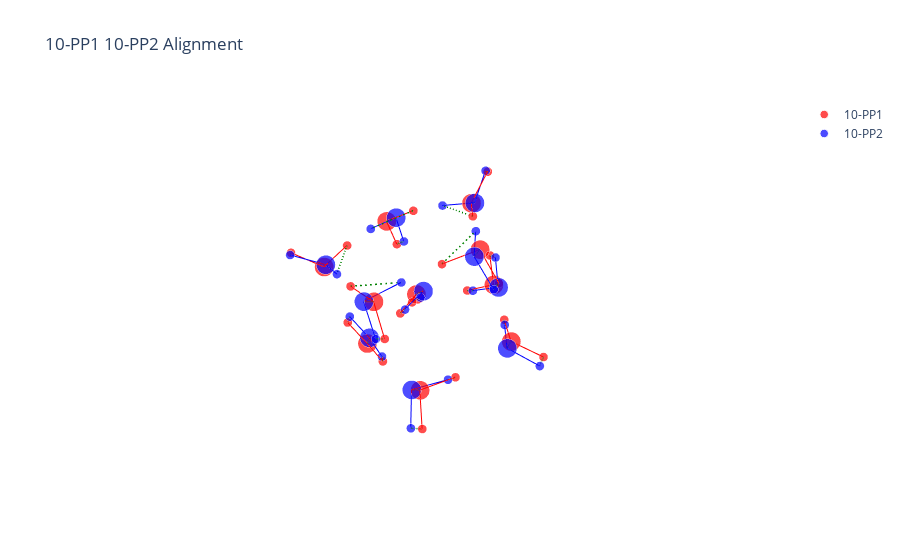

The code cell stored with this chart in its notebook:
### Markdown cell above
10-PP1, 10-PP2.

### Code cell
nameA = '10-PP1.xyz'
nameB = '10-PP2.xyz'
molA = next(pybel.readfile('xyz', os.path.join(data_path, nameA)))
molB = next(pybel.readfile('xyz', os.path.join(data_path, nameB)))
X_A, T_A, B_A = otm.tl.process_molecule(molA) 
X_B, T_B, B_B = otm.tl.process_molecule(molB)
assignment = otmol_center_res['assignment'][8]
X_B_aligned, _, _ = otm.tl.kabsch(X_A, X_B, otm.tl.permutation_to_matrix(assignment))
otm.pl.interactive_alignment_plot(X_A, X_B_aligned, T_A, T_B, B_A, B_B, assignment, '10-PP1', '10-PP2', save=True)

### Figure 1 — Plotly figure (JSON) as saved in the notebook; plotly's stock layout.template omitted (floating-point values rounded to 4 significant figures)
{"data": [{"marker": {"color": "red", "size": [13.2, 6.2, 6.2, 13.2, 6.2, 6.2, 13.2, 6.2, 6.2, 13.2, 6.2, 6.2, 13.2, 6.2, 6.2, 13.2, 6.2, 6.2, 13.2, 6.2, 6.2, 13.2, 6.2, 6.2, 13.2, 6.2, 6.2, 13.2, 6.2, 6.2], "symbol": "circle"}, "mode": "markers", "name": "10-PP1", "type": "scatter3d", "x": [1.741, 2.229, 0.8804, 1.32, 1.5, 1.691, -0.6898, -1.144, -1.356, -1.275, -0.3225, -1.54, 1.892, 0.9393, 2.403, -0.7244, -1.18, -1.047, -0.1016, -0.2925, 0.7988, -1.954, -2.485, -1.229, -2.423, -2.104, -2.465, 2.328, 2.269, 2.34], "y": [1.597, 2.183, 2.047, -1.189, -0.2297, -1.526, 2.595, 3.371, 1.85, -1.774, -1.529, -2.305, -2.005, -2.211, -2.743, -2.433, -1.691, -2.385, 1.801, 2.302, 1.435, -0.09294, -0.00054, 0.5923, 0.5917, -0.2091, 0.3224, 0.765, -0.2066, 1.076], "z": [-1.498, -2.089, -1.327, -1.917, -1.89, -1.077, -0.7222, -1.074, -0.7833, -1.695, -1.856, -2.456, 0.7286, 0.9337, 1.082, 1.033, 1.482, 0.113, 2.025, 1.212, 1.857, 1.997, 2.797, 2.075, -0.7035, -1.167, 0.2358, 1.23, 1.148, 0.3074]}, {"marker": {"color": "blue", "size": [13.2, 6.2, 6.2, 13.2, 6.2, 6.2, 13.2, 6.2, 6.2, 13.2, 6.2, 6.2, 13.2, 6.2, 6.2, 13.2, 6.2, 6.2, 13.2, 6.2, 6.2, 13.2, 6.2, 6.2, 13.2, 6.2, 6.2, 13.2, 6.2, 6.2], "symbol": "circle"}, "mode": "markers", "name": "10-PP2", "type": "scatter3d", "x": [2.409, 2.438, 1.667, 1.836, 1.052, 2.355, 1.111, 1.38, 1.476, -2.348, -2.148, -2.402, -1.515, -0.548, -1.866, 1.802, 2.5, 2.051, -0.4431, -1.192, -0.8142, -0.9843, -0.006376, -1.251, -1.97, -2.587, -1.583, 0.19, -0.04963, -0.5594], "y": [0.4858, 0.8553, 0.9847, 1.381, 1.941, 1.888, -1.355, -0.4161, -1.716, 0.8318, -0.01226, 0.5839, -1.676, -1.544, -2.2, -2.06, -2.615, -1.12, 2.659, 1.996, 3.484, -2.282, -2.303, -2.269, 0.01695, -0.1597, -0.8681, 1.88, 2.34, 1.27], "z": [1.13, 0.2296, 1.547, -1.579, -1.368, -2.214, -1.917, -1.904, -1.085, -0.6455, -1.098, 0.2991, -1.628, -1.83, -2.358, 0.7389, 1.107, 0.9764, -0.7639, -0.7932, -1.1, 1.118, 1.083, 0.1794, 2.033, 2.754, 1.788, 1.992, 1.168, 2.139]}, {"line": {"color": "red", "width": 2}, "mode": "lines", "showlegend": false, "type": "scatter3d", "x": [1.741, 2.229], "y": [1.597, 2.183], "z": [-1.498, -2.089]}, {"line": {"color": "red", "width": 2}, "mode": "lines", "showlegend": false, "type": "scatter3d", "x": [1.741, 0.8804], "y": [1.597, 2.047], "z": [-1.498, -1.327]}, {"line": {"color": "red", "width": 2}, "mode": "lines", "showlegend": false, "type": "scatter3d", "x": [1.32, 1.5], "y": [-1.189, -0.2297], "z": [-1.917, -1.89]}, {"line": {"color": "red", "width": 2}, "mode": "lines", "showlegend": false, "type": "scatter3d", "x": [1.32, 1.691], "y": [-1.189, -1.526], "z": [-1.917, -1.077]}, {"line": {"color": "red", "width": 2}, "mode": "lines", "showlegend": false, "type": "scatter3d", "x": [-0.6898, -1.144], "y": [2.595, 3.371], "z": [-0.7222, -1.074]}, {"line": {"color": "red", "width": 2}, "mode": "lines", "showlegend": false, "type": "scatter3d", "x": [-0.6898, -1.356], "y": [2.595, 1.85], "z": [-0.7222, -0.7833]}, {"line": {"color": "red", "width": 2}, "mode": "lines", "showlegend": false, "type": "scatter3d", "x": [-1.275, -0.3225], "y": [-1.774, -1.529], "z": [-1.695, -1.856]}, {"line": {"color": "red", "width": 2}, "mode": "lines", "showlegend": false, "type": "scatter3d", "x": [-1.275, -1.54], "y": [-1.774, -2.305], "z": [-1.695, -2.456]}, {"line": {"color": "red", "width": 2}, "mode": "lines", "showlegend": false, "type": "scatter3d", "x": [1.892, 0.9393], "y": [-2.005, -2.211], "z": [0.7286, 0.9337]}, {"line": {"color": "red", "width": 2}, "mode": "lines", "showlegend": false, "type": "scatter3d", "x": [1.892, 2.403], "y": [-2.005, -2.743], "z": [0.7286, 1.082]}, {"line": {"color": "red", "width": 2}, "mode": "lines", "showlegend": false, "type": "scatter3d", "x": [-0.7244, -1.18], "y": [-2.433, -1.691], "z": [1.033, 1.482]}, {"line": {"color": "red", "width": 2}, "mode": "lines", "showlegend": false, "type": "scatter3d", "x": [-0.7244, -1.047], "y": [-2.433, -2.385], "z": [1.033, 0.113]}, {"line": {"color": "red", "width": 2}, "mode": "lines", "showlegend": false, "type": "scatter3d", "x": [-0.1016, -0.2925], "y": [1.801, 2.302], "z": [2.025, 1.212]}, {"line": {"color": "red", "width": 2}, "mode": "lines", "showlegend": false, "type": "scatter3d", "x": [-0.1016, 0.7988], "y": [1.801, 1.435], "z": [2.025, 1.857]}, {"line": {"color": "red", "width": 2}, "mode": "lines", "showlegend": false, "type": "scatter3d", "x": [-1.954, -2.485], "y": [-0.09294, -0.00054], "z": [1.997, 2.797]}, {"line": {"color": "red", "width": 2}, "mode": "lines", "showlegend": false, "type": "scatter3d", "x": [-1.954, -1.229], "y": [-0.09294, 0.5923], "z": [1.997, 2.075]}, {"line": {"color": "red", "width": 2}, "mode": "lines", "showlegend": false, "type": "scatter3d", "x": [-2.423, -2.104], "y": [0.5917, -0.2091], "z": [-0.7035, -1.167]}, {"line": {"color": "red", "width": 2}, "mode": "lines", "showlegend": false, "type": "scatter3d", "x": [-2.423, -2.465], "y": [0.5917, 0.3224], "z": [-0.7035, 0.2358]}, {"line": {"color": "red", "width": 2}, "mode": "lines", "showlegend": false, "type": "scatter3d", "x": [2.328, 2.269], "y": [0.765, -0.2066], "z": [1.23, 1.148]}, {"line": {"color": "red", "width": 2}, "mode": "lines", "showlegend": false, "type": "scatter3d", "x": [2.328, 2.34], "y": [0.765, 1.076], "z": [1.23, 0.3074]}, {"line": {"color": "blue", "width": 2}, "mode": "lines", "showlegend": false, "type": "scatter3d", "x": [2.409, 2.438], "y": [0.4858, 0.8553], "z": [1.13, 0.2296]}, {"line": {"color": "blue", "width": 2}, "mode": "lines", "showlegend": false, "type": "scatter3d", "x": [2.409, 1.667], "y": [0.4858, 0.9847], "z": [1.13, 1.547]}, {"line": {"color": "blue", "width": 2}, "mode": "lines", "showlegend": false, "type": "scatter3d", "x": [1.836, 1.052], "y": [1.381, 1.941], "z": [-1.579, -1.368]}, {"line": {"color": "blue", "width": 2}, "mode": "lines", "showlegend": false, "type": "scatter3d", "x": [1.836, 2.355], "y": [1.381, 1.888], "z": [-1.579, -2.214]}, {"line": {"color": "blue", "width": 2}, "mode": "lines", "showlegend": false, "type": "scatter3d", "x": [1.111, 1.38], "y": [-1.355, -0.4161], "z": [-1.917, -1.904]}, {"line": {"color": "blue", "width": 2}, "mode": "lines", "showlegend": false, "type": "scatter3d", "x": [1.111, 1.476], "y": [-1.355, -1.716], "z": [-1.917, -1.085]}, {"line": {"color": "blue", "width": 2}, "mode": "lines", "showlegend": false, "type": "scatter3d", "x": [-2.348, -2.148], "y": [0.8318, -0.01226], "z": [-0.6455, -1.098]}, {"line": {"color": "blue", "width": 2}, "mode": "lines", "showlegend": false, "type": "scatter3d", "x": [-2.348, -2.402], "y": [0.8318, 0.5839], "z": [-0.6455, 0.2991]}, {"line": {"color": "blue", "width": 2}, "mode": "lines", "showlegend": false, "type": "scatter3d", "x": [-1.515, -0.548], "y": [-1.676, -1.544], "z": [-1.628, -1.83]}, {"line": {"color": "blue", "width": 2}, "mode": "lines", "showlegend": false, "type": "scatter3d", "x": [-1.515, -1.866], "y": [-1.676, -2.2], "z": [-1.628, -2.358]}, {"line": {"color": "blue", "width": 2}, "mode": "lines", "showlegend": false, "type": "scatter3d", "x": [1.802, 2.5], "y": [-2.06, -2.615], "z": [0.7389, 1.107]}, {"line": {"color": "blue", "width": 2}, "mode": "lines", "showlegend": false, "type": "scatter3d", "x": [1.802, 2.051], "y": [-2.06, -1.12], "z": [0.7389, 0.9764]}, {"line": {"color": "blue", "width": 2}, "mode": "lines", "showlegend": false, "type": "scatter3d", "x": [-0.4431, -1.192], "y": [2.659, 1.996], "z": [-0.7639, -0.7932]}, {"line": {"color": "blue", "width": 2}, "mode": "lines", "showlegend": false, "type": "scatter3d", "x": [-0.4431, -0.8142], "y": [2.659, 3.484], "z": [-0.7639, -1.1]}, {"line": {"color": "blue", "width": 2}, "mode": "lines", "showlegend": false, "type": "scatter3d", "x": [-0.9843, -0.006376], "y": [-2.282, -2.303], "z": [1.118, 1.083]}, {"line": {"color": "blue", "width": 2}, "mode": "lines", "showlegend": false, "type": "scatter3d", "x": [-0.9843, -1.251], "y": [-2.282, -2.269], "z": [1.118, 0.1794]}, {"line": {"color": "blue", "width": 2}, "mode": "lines", "showlegend": false, "type": "scatter3d", "x": [-1.97, -2.587], "y": [0.01695, -0.1597], "z": [2.033, 2.754]}, {"line": {"color": "blue", "width": 2}, "mode": "lines", "showlegend": false, "type": "scatter3d", "x": [-1.97, -1.583], "y": [0.01695, -0.8681], "z": [2.033, 1.788]}, {"line": {"color": "blue", "width": 2}, "mode": "lines", "showlegend": false, "type": "scatter3d", "x": [0.19, -0.04963], "y": [1.88, 2.34], "z": [1.992, 1.168]}, {"line": {"color": "blue", "width": 2}, "mode": "lines", "showlegend": false, "type": "scatter3d", "x": [0.19, -0.5594], "y": [1.88, 1.27], "z": [1.992, 2.139]}, {"line": {"color": "green", "dash": "longdash", "width": 3}, "mode": "lines", "showlegend": false, "type": "scatter3d", "x": [1.741, 1.836], "y": [1.597, 1.381], "z": [-1.498, -1.579]}, {"line": {"color": "green", "dash": "longdash", "width": 3}, "mode": "lines", "showlegend": false, "type": "scatter3d", "x": [2.229, 2.355], "y": [2.183, 1.888], "z": [-2.089, -2.214]}, {"line": {"color": "green", "dash": "longdash", "width": 3}, "mode": "lines", "showlegend": false, "type": "scatter3d", "x": [0.8804, 1.052], "y": [2.047, 1.941], "z": [-1.327, -1.368]}, {"line": {"color": "green", "dash": "longdash", "width": 3}, "mode": "lines", "showlegend": false, "type": "scatter3d", "x": [1.32, 1.111], "y": [-1.189, -1.355], "z": [-1.917, -1.917]}, {"line": {"color": "green", "dash": "longdash", "width": 3}, "mode": "lines", "showlegend": false, "type": "scatter3d", "x": [1.5, 1.38], "y": [-0.2297, -0.4161], "z": [-1.89, -1.904]}, {"line": {"color": "green", "dash": "longdash", "width": 3}, "mode": "lines", "showlegend": false, "type": "scatter3d", "x": [1.691, 1.476], "y": [-1.526, -1.716], "z": [-1.077, -1.085]}, {"line": {"color": "green", "dash": "longdash", "width": 3}, "mode": "lines", "showlegend": false, "type": "scatter3d", "x": [-0.6898, -0.4431], "y": [2.595, 2.659], "z": [-0.7222, -0.7639]}, {"line": {"color": "green", "dash": "longdash", "width": 3}, "mode": "lines", "showlegend": false, "type": "scatter3d", "x": [-1.144, -0.8142], "y": [3.371, 3.484], "z": [-1.074, -1.1]}, {"line": {"color": "green", "dash": "longdash", "width": 3}, "mode": "lines", "showlegend": false, "type": "scatter3d", "x": [-1.356, -1.192], "y": [1.85, 1.996], "z": [-0.7833, -0.7932]}, {"line": {"color": "green", "dash": "longdash", "width": 3}, "mode": "lines", "showlegend": false, "type": "scatter3d", "x": [-1.275, -1.515], "y": [-1.774, -1.676], "z": [-1.695, -1.628]}, {"line": {"color": "green", "dash": "longdash", "width": 3}, "mode": "lines", "showlegend": false, "type": "scatter3d", "x": [-0.3225, -0.548], "y": [-1.529, -1.544], "z": [-1.856, -1.83]}, {"line": {"color": "green", "dash": "longdash", "width": 3}, "mode": "lines", "showlegend": false, "type": "scatter3d", "x": [-1.54, -1.866], "y": [-2.305, -2.2], "z": [-2.456, -2.358]}, {"line": {"color": "green", "dash": "longdash", "width": 3}, "mode": "lines", "showlegend": false, "type": "scatter3d", "x": [1.892, 1.802], "y": [-2.005, -2.06], "z": [0.7286, 0.7389]}, {"line": {"color": "green", "dash": "longdash", "width": 3}, "mode": "lines", "showlegend": false, "type": "scatter3d", "x": [0.9393, 2.051], "y": [-2.211, -1.12], "z": [0.9337, 0.9764]}, {"line": {"color": "green", "dash": "longdash", "width": 3}, "mode": "lines", "showlegend": false, "type": "scatter3d", "x": [2.403, 2.5], "y": [-2.743, -2.615], "z": [1.082, 1.107]}, {"line": {"color": "green", "dash": "longdash", "width": 3}, "mode": "lines", "showlegend": false, "type": "scatter3d", "x": [-0.7244, -0.9843], "y": [-2.433, -2.282], "z": [1.033, 1.118]}, {"line": {"color": "green", "dash": "longdash", "width": 3}, "mode": "lines", "showlegend": false, "type": "scatter3d", "x": [-1.18, -0.006376], "y": [-1.691, -2.303], "z": [1.482, 1.083]}, {"line": {"color": "green", "dash": "longdash", "width": 3}, "mode": "lines", "showlegend": false, "type": "scatter3d", "x": [-1.047, -1.251], "y": [-2.385, -2.269], "z": [0.113, 0.1794]}, {"line": {"color": "green", "dash": "longdash", "width": 3}, "mode": "lines", "showlegend": false, "type": "scatter3d", "x": [-0.1016, 0.19], "y": [1.801, 1.88], "z": [2.025, 1.992]}, {"line": {"color": "green", "dash": "longdash", "width": 3}, "mode": "lines", "showlegend": false, "type": "scatter3d", "x": [-0.2925, -0.04963], "y": [2.302, 2.34], "z": [1.212, 1.168]}, {"line": {"color": "green", "dash": "longdash", "width": 3}, "mode": "lines", "showlegend": false, "type": "scatter3d", "x": [0.7988, -0.5594], "y": [1.435, 1.27], "z": [1.857, 2.139]}, {"line": {"color": "green", "dash": "longdash", "width": 3}, "mode": "lines", "showlegend": false, "type": "scatter3d", "x": [-1.954, -1.97], "y": [-0.09294, 0.01695], "z": [1.997, 2.033]}, {"line": {"color": "green", "dash": "longdash", "width": 3}, "mode": "lines", "showlegend": false, "type": "scatter3d", "x": [-2.485, -2.587], "y": [-0.00054, -0.1597], "z": [2.797, 2.754]}, {"line": {"color": "green", "dash": "longdash", "width": 3}, "mode": "lines", "showlegend": false, "type": "scatter3d", "x": [-1.229, -1.583], "y": [0.5923, -0.8681], "z": [2.075, 1.788]}, {"line": {"color": "green", "dash": "longdash", "width": 3}, "mode": "lines", "showlegend": false, "type": "scatter3d", "x": [-2.423, -2.348], "y": [0.5917, 0.8318], "z": [-0.7035, -0.6455]}, {"line": {"color": "green", "dash": "longdash", "width": 3}, "mode": "lines", "showlegend": false, "type": "scatter3d", "x": [-2.104, -2.148], "y": [-0.2091, -0.01226], "z": [-1.167, -1.098]}, {"line": {"color": "green", "dash": "longdash", "width": 3}, "mode": "lines", "showlegend": false, "type": "scatter3d", "x": [-2.465, -2.402], "y": [0.3224, 0.5839], "z": [0.2358, 0.2991]}, {"line": {"color": "green", "dash": "longdash", "width": 3}, "mode": "lines", "showlegend": false, "type": "scatter3d", "x": [2.328, 2.409], "y": [0.765, 0.4858], "z": [1.23, 1.13]}, {"line": {"color": "green", "dash": "longdash", "width": 3}, "mode": "lines", "showlegend": false, "type": "scatter3d", "x": [2.269, 1.667], "y": [-0.2066, 0.9847], "z": [1.148, 1.547]}, {"line": {"color": "green", "dash": "longdash", "width": 3}, "mode": "lines", "showlegend": false, "type": "scatter3d", "x": [2.34, 2.438], "y": [1.076, 0.8553], "z": [0.3074, 0.2296]}], "layout": {"scene": {"aspectmode": "data", "xaxis": {"title": {"text": "X"}, "visible": false}, "yaxis": {"title": {"text": "Y"}, "visible": false}, "zaxis": {"title": {"text": "Z"}, "visible": false}}, "showlegend": true, "title": {"text": "10-PP1 10-PP2 Alignment"}}}
